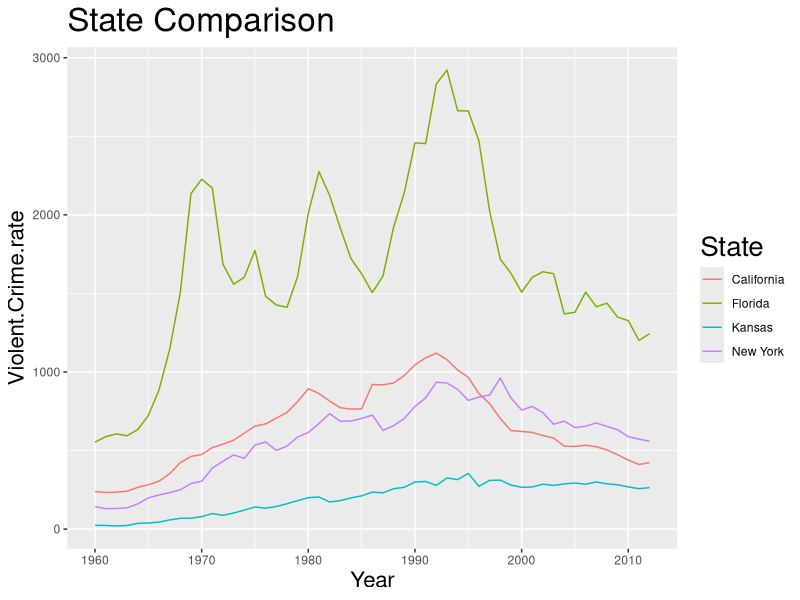

Source code (R):
## ---- chunk 1
crimerate <- read.csv("./crimerate.csv")
names(crimerate)[4:12]
## ---- chunk 2
library(ggplot2)
crimerate <- read.csv("./crimerate.csv")
crimerate <- crimerate[which(crimerate$State %in% c("California", "Florida", 
                                                    "New York", "Kansas")),]
crimerate <- crimerate[which(crimerate$Year >= 1960),]
crimerate <- crimerate[which(crimerate$Year <= 2012),]
crimerate <- crimerate[, c(1,2, which(names(crimerate) == "Violent.Crime.rate"))]
names(crimerate)[3] <- "Crimetype"
        
ggplot(crimerate, aes(x = Year, y = Crimetype, group = State, colour = State)) + 
            geom_line() +
            ggtitle("State Comparison") +
            ylab("Violent.Crime.rate") +
            theme(axis.title.x=element_text(size=16), 
                  axis.title.y=element_text(size=16),
                  title=element_text(size=20))
                  
## ---- chunk 3
crimerate <- read.csv("./crimerate.csv")
crimerate2 <- crimerate[, c(1,2,4)]
sel <- ave(crimerate2$Violent.Crime.rate, crimerate2$State, FUN = max) == crimerate$Violent.Crime.rate
crimerate2 <- crimerate2[sel,]
ranks <- order(crimerate2$Violent.Crime.rate, decreasing=T)[1:10]
crimerate2[ranks,]
